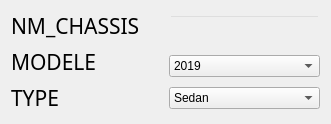
       <widget class="QWidget" name="layoutWidget">
        <property name="geometry">
         <rect>
          <x>120</x>
          <y>150</y>
          <width>331</width>
          <height>112</height>
         </rect>
        </property>
        <layout class="QHBoxLayout" name="horizontalLayout">
         <item>
          <layout class="QVBoxLayout" name="verticalLayout_2">
           <item>
            <widget class="QLabel" name="label_16">
             <property name="font">
              <font>
               <family>Arial Rounded MT Bold</family>
               <pointsize>16</pointsize>
               <weight>50</weight>
               <bold>false</bold>
              </font>
             </property>
             <property name="styleSheet">
              <string notr="true"/>
             </property>
             <property name="text">
              <string>NM_CHASSIS</string>
             </property>
            </widget>
           </item>
           <item>
            <widget class="QLabel" name="label_48">
             <property name="font">
              <font>
               <family>Arial Rounded MT Bold</family>
               <pointsize>16</pointsize>
               <weight>50</weight>
               <bold>false</bold>
              </font>
             </property>
             <property name="styleSheet">
              <string notr="true"/>
             </property>
             <property name="text">
              <string>MODELE</string>
             </property>
            </widget>
           </item>
           <item>
            <widget class="QLabel" name="aze">
             <property name="font">
              <font>
               <family>Arial Rounded MT Bold</family>
               <pointsize>16</pointsize>
               <weight>50</weight>
               <bold>false</bold>
              </font>
             </property>
             <property name="styleSheet">
              <string notr="true"/>
             </property>
             <property name="text">
              <string>TYPE</string>
             </property>
            </widget>
           </item>
          </layout>
         </item>
         <item>
          <layout class="QVBoxLayout" name="verticalLayout_3">
           <item>
            <widget class="QLineEdit" name="NM_CHASSIS">
             <property name="enabled">
              <bool>true</bool>
             </property>
             <property name="sizePolicy">
              <sizepolicy hsizetype="Preferred" vsizetype="Fixed">
               <horstretch>0</horstretch>
               <verstretch>0</verstretch>
              </sizepolicy>
             </property>
             <property name="baseSize">
              <size>
               <width>0</width>
               <height>0</height>
              </size>
             </property>
             <property name="palette">
              <palette>
               <active>
                <colorrole role="WindowText">
                 <brush brushstyle="SolidPattern">
                  <color alpha="255">
                   <red>0</red>
                   <green>0</green>
                   <blue>0</blue>
                  </color>
                 </brush>
                </colorrole>
                <colorrole role="Button">
                 <brush brushstyle="SolidPattern">
                  <color alpha="0">
                   <red>0</red>
                   <green>0</green>
                   <blue>0</blue>
                  </color>
                 </brush>
                </colorrole>
                <colorrole role="Light">
                 <brush brushstyle="SolidPattern">
                  <color alpha="255">
                   <red>255</red>
                   <green>255</green>
                   <blue>255</blue>
                  </color>
                 </brush>
                </colorrole>
                <colorrole role="Midlight">
                 <brush brushstyle="SolidPattern">
                  <color alpha="255">
                   <red>212</red>
                   <green>255</green>
                   <blue>255</blue>
                  </color>
                 </brush>
                </colorrole>
                <colorrole role="Dark">
                 <brush brushstyle="SolidPattern">
                  <color alpha="255">
                   <red>85</red>
                   <green>127</green>
                   <blue>127</blue>
                  </color>
                 </brush>
                </colorrole>
                <colorrole role="Mid">
                 <brush brushstyle="SolidPattern">
                  <color alpha="255">
                   <red>113</red>
                   <green>170</green>
                   <blue>170</blue>
                  </color>
                 </brush>
                </colorrole>
                <colorrole role="Text">
                 <brush brushstyle="SolidPattern">
                  <color alpha="255">
                   <red>0</red>
                   <green>0</green>
                   <blue>0</blue>
                  </color>
                 </brush>
                </colorrole>
                <colorrole role="BrightText">
                 <brush brushstyle="SolidPattern">
                  <color alpha="255">
                   <red>255</red>
                   <green>255</green>
                   <blue>255</blue>
                  </color>
                 </brush>
                </colorrole>
                <colorrole role="ButtonText">
                 <brush brushstyle="SolidPattern">
                  <color alpha="255">
                   <red>0</red>
                   <green>0</green>
                   <blue>0</blue>
                  </color>
                 </brush>
                </colorrole>
                <colorrole role="Base">
                 <brush brushstyle="SolidPattern">
                  <color alpha="0">
                   <red>0</red>
                   <green>0</green>
                   <blue>0</blue>
                  </color>
                 </brush>
                </colorrole>
                <colorrole role="Window">
                 <brush brushstyle="SolidPattern">
                  <color alpha="0">
                   <red>0</red>
                   <green>0</green>
                   <blue>0</blue>
                  </color>
                 </brush>
                </colorrole>
                <colorrole role="Shadow">
                 <brush brushstyle="SolidPattern">
                  <color alpha="255">
                   <red>0</red>
                   <green>0</green>
                   <blue>0</blue>
                  </color>
                 </brush>
                </colorrole>
                <colorrole role="AlternateBase">
                 <brush brushstyle="SolidPattern">
                  <color alpha="255">
                   <red>212</red>
                   <green>255</green>
                   <blue>255</blue>
                  </color>
                 </brush>
                </colorrole>
                <colorrole role="ToolTipBase">
                 <brush brushstyle="SolidPattern">
                  <color alpha="255">
                   <red>255</red>
                   <green>255</green>
                   <blue>220</blue>
                  </color>
                 </brush>
                </colorrole>
                <colorrole role="ToolTipText">
                 <brush brushstyle="SolidPattern">
                  <color alpha="255">
                   <red>0</red>
                   <green>0</green>
                   <blue>0</blue>
                  </color>
                 </brush>
                </colorrole>
                <colorrole role="PlaceholderText">
                 <brush brushstyle="SolidPattern">
                  <color alpha="128">
                   <red>0</red>
                   <green>0</green>
                   <blue>0</blue>
                  </color>
                 </brush>
                </colorrole>
               </active>
               <inactive>
                <colorrole role="WindowText">
                 <brush brushstyle="SolidPattern">
                  <color alpha="255">
                   <red>0</red>
                   <green>0</green>
                   <blue>0</blue>
                  </color>
                 </brush>
                </colorrole>
                <colorrole role="Button">
                 <brush brushstyle="SolidPattern">
                  <color alpha="0">
                   <red>0</red>
                   <green>0</green>
                   <blue>0</blue>
                  </color>
                 </brush>
                </colorrole>
                <colorrole role="Light">
                 <brush brushstyle="SolidPattern">
                  <color alpha="255">
                   <red>255</red>
                   <green>255</green>
                   <blue>255</blue>
                  </color>
                 </brush>
                </colorrole>
                <colorrole role="Midlight">
                 <brush brushstyle="SolidPattern">
                  <color alpha="255">
                   <red>212</red>
                   <green>255</green>
                   <blue>255</blue>
                  </color>
                 </brush>
                </colorrole>
                <colorrole role="Dark">
                 <brush brushstyle="SolidPattern">
                  <color alpha="255">
                   <red>85</red>
                   <green>127</green>
                   <blue>127</blue>
                  </color>
                 </brush>
                </colorrole>
                <colorrole role="Mid">
                 <brush brushstyle="SolidPattern">
                  <color alpha="255">
                   <red>113</red>
                   <green>170</green>
                   <blue>170</blue>
                  </color>
                 </brush>
                </colorrole>
                <colorrole role="Text">
                 <brush brushstyle="SolidPattern">
                  <color alpha="255">
                   <red>0</red>
                   <green>0</green>
                   <blue>0</blue>
                  </color>
                 </brush>
                </colorrole>
                <colorrole role="BrightText">
                 <brush brushstyle="SolidPattern">
                  <color alpha="255">
                   <red>255</red>
                   <green>255</green>
                   <blue>255</blue>
                  </color>
                 </brush>
                </colorrole>
                <colorrole role="ButtonText">
                 <brush brushstyle="SolidPattern">
                  <color alpha="255">
                   <red>0</red>
                   <green>0</green>
                   <blue>0</blue>
                  </color>
                 </brush>
                </colorrole>
                <colorrole role="Base">
                 <brush brushstyle="SolidPattern">
                  <color alpha="0">
                   <red>0</red>
                   <green>0</green>
                   <blue>0</blue>
                  </color>
                 </brush>
                </colorrole>
                <colorrole role="Window">
                 <brush brushstyle="SolidPattern">
                  <color alpha="0">
                   <red>0</red>
                   <green>0</green>
                   <blue>0</blue>
                  </color>
                 </brush>
                </colorrole>
                <colorrole role="Shadow">
                 <brush brushstyle="SolidPattern">
                  <color alpha="255">
                   <red>0</red>
                   <green>0</green>
                   <blue>0</blue>
                  </color>
                 </brush>
                </colorrole>
                <colorrole role="AlternateBase">
                 <brush brushstyle="SolidPattern">
                  <color alpha="255">
                   <red>212</red>
                   <green>255</green>
                   <blue>255</blue>
                  </color>
                 </brush>
                </colorrole>
                <colorrole role="ToolTipBase">
                 <brush brushstyle="SolidPattern">
                  <color alpha="255">
                   <red>255</red>
                   <green>255</green>
                   <blue>220</blue>
                  </color>
                 </brush>
                </colorrole>
                <colorrole role="ToolTipText">
                 <brush brushstyle="SolidPattern">
                  <color alpha="255">
                   <red>0</red>
                   <green>0</green>
                   <blue>0</blue>
                  </color>
                 </brush>
                </colorrole>
                <colorrole role="PlaceholderText">
                 <brush brushstyle="SolidPattern">
                  <color alpha="128">
                   <red>0</red>
                   <green>0</green>
                   <blue>0</blue>
                  </color>
                 </brush>
                </colorrole>
               </inactive>
               <disabled>
                <colorrole role="WindowText">
                 <brush brushstyle="SolidPattern">
                  <color alpha="255">
                   <red>0</red>
                   <green>0</green>
                   <blue>0</blue>
                  </color>
                 </brush>
                </colorrole>
                <colorrole role="Button">
                 <brush brushstyle="SolidPattern">
                  <color alpha="0">
                   <red>0</red>
                   <green>0</green>
                   <blue>0</blue>
                  </color>
                 </brush>
                </colorrole>
                <colorrole role="Light">
                 <brush brushstyle="SolidPattern">
                  <color alpha="255">
                   <red>255</red>
                   <green>255</green>
                   <blue>255</blue>
                  </color>
                 </brush>
                </colorrole>
                <colorrole role="Midlight">
                 <brush brushstyle="SolidPattern">
                  <color alpha="255">
                   <red>212</red>
                   <green>255</green>
                   <blue>255</blue>
                  </color>
                 </brush>
                </colorrole>
                <colorrole role="Dark">
                 <brush brushstyle="SolidPattern">
                  <color alpha="255">
                   <red>85</red>
                   <green>127</green>
                   <blue>127</blue>
                  </color>
                 </brush>
                </colorrole>
                <colorrole role="Mid">
                 <brush brushstyle="SolidPattern">
                  <color alpha="255">
                   <red>113</red>
                   <green>170</green>
                   <blue>170</blue>
                  </color>
                 </brush>
                </colorrole>
                <colorrole role="Text">
                 <brush brushstyle="SolidPattern">
                  <color alpha="255">
                   <red>0</red>
                   <green>0</green>
                   <blue>0</blue>
                  </color>
                 </brush>
                </colorrole>
                <colorrole role="BrightText">
                 <brush brushstyle="SolidPattern">
                  <color alpha="255">
                   <red>255</red>
                   <green>255</green>
                   <blue>255</blue>
                  </color>
                 </brush>
                </colorrole>
                <colorrole role="ButtonText">
                 <brush brushstyle="SolidPattern">
                  <color alpha="255">
                   <red>0</red>
                   <green>0</green>
                   <blue>0</blue>
                  </color>
                 </brush>
                </colorrole>
                <colorrole role="Base">
                 <brush brushstyle="SolidPattern">
                  <color alpha="0">
                   <red>0</red>
                   <green>0</green>
                   <blue>0</blue>
                  </color>
                 </brush>
                </colorrole>
                <colorrole role="Window">
                 <brush brushstyle="SolidPattern">
                  <color alpha="0">
                   <red>0</red>
                   <green>0</green>
                   <blue>0</blue>
                  </color>
                 </brush>
                </colorrole>
                <colorrole role="Shadow">
                 <brush brushstyle="SolidPattern">
                  <color alpha="255">
                   <red>0</red>
                   <green>0</green>
                   <blue>0</blue>
                  </color>
                 </brush>
                </colorrole>
                <colorrole role="AlternateBase">
                 <brush brushstyle="SolidPattern">
                  <color alpha="255">
                   <red>170</red>
                   <green>255</green>
                   <blue>255</blue>
                  </color>
                 </brush>
                </colorrole>
                <colorrole role="ToolTipBase">
                 <brush brushstyle="SolidPattern">
                  <color alpha="255">
                   <red>255</red>
                   <green>255</green>
                   <blue>220</blue>
                  </color>
                 </brush>
                </colorrole>
                <colorrole role="ToolTipText">
                 <brush brushstyle="SolidPattern">
                  <color alpha="255">
                   <red>0</red>
                   <green>0</green>
                   <blue>0</blue>
                  </color>
                 </brush>
                </colorrole>
                <colorrole role="PlaceholderText">
                 <brush brushstyle="SolidPattern">
                  <color alpha="128">
                   <red>0</red>
                   <green>0</green>
                   <blue>0</blue>
                  </color>
                 </brush>
                </colorrole>
               </disabled>
              </palette>
             </property>
             <property name="font">
              <font>
               <family>Arial Rounded MT Bold</family>
               <pointsize>11</pointsize>
               <stylestrategy>PreferDefault</stylestrategy>
              </font>
             </property>
             <property name="tabletTracking">
              <bool>false</bool>
             </property>
             <property name="whatsThis">
              <string>&lt;!DOCTYPE HTML PUBLIC &quot;-//W3C//DTD HTML 4.0//EN&quot; &quot;http://www.w3.org/TR/REC-html40/strict.dtd&quot;&gt;
&lt;html&gt;&lt;head&gt;&lt;meta name=&quot;qrichtext&quot; content=&quot;1&quot; /&gt;&lt;style type=&quot;text/css&quot;&gt;
p, li { white-space: pre-wrap; }
&lt;/style&gt;&lt;/head&gt;&lt;body style=&quot; font-family:'Cooper Black'; font-size:11pt; font-weight:400; font-style:normal;&quot;&gt;
&lt;p align=&quot;center&quot; style=&quot; margin-top:0px; margin-bottom:0px; margin-left:0px; margin-right:0px; -qt-block-indent:0; text-indent:0px;&quot;&gt;********&lt;/p&gt;&lt;/body&gt;&lt;/html&gt;</string>
             </property>
             <property name="styleSheet">
              <string notr="true"/>
             </property>
             <property name="text">
              <string/>
             </property>
             <property name="echoMode">
              <enum>QLineEdit::Normal</enum>
             </property>
             <property name="alignment">
              <set>Qt::AlignCenter</set>
             </property>
             <property name="placeholderText">
              <string/>
             </property>
            </widget>
           </item>
           <item>
            <widget class="QComboBox" name="MODELE">
             <item>
              <property name="text">
               <string>2019</string>
              </property>
             </item>
             <item>
              <property name="text">
               <string>2020</string>
              </property>
             </item>
             <item>
              <property name="text">
               <string>X5</string>
              </property>
             </item>
             <item>
              <property name="text">
               <string>Accord</string>
              </property>
             </item>
            </widget>
           </item>
           <item>
            <widget class="QComboBox" name="TYPE">
             <item>
              <property name="text">
               <string>Sedan</string>
              </property>
             </item>
             <item>
              <property name="text">
               <string>Suv</string>
              </property>
             </item>
             <item>
              <property name="text">
               <string>Truck</string>
              </property>
             </item>
            </widget>
           </item>
          </layout>
         </item>
        </layout>
       </widget>
